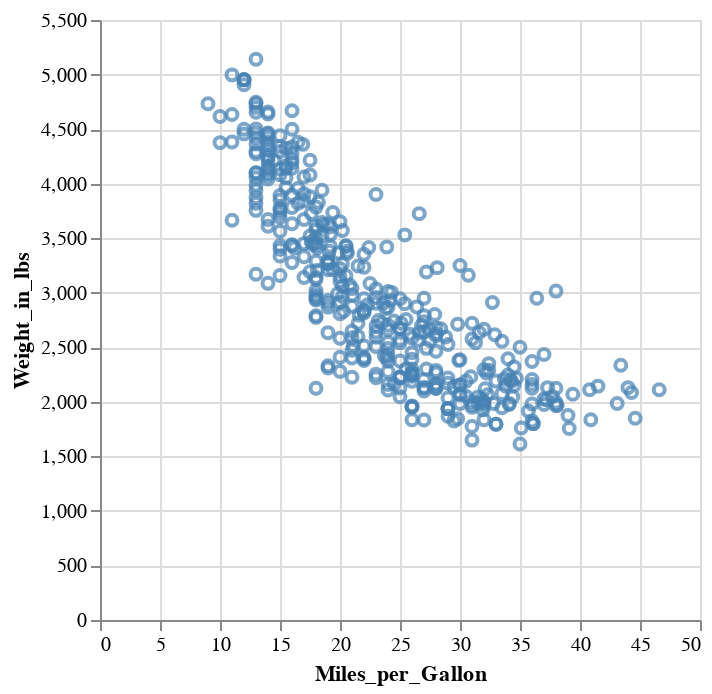

Notebook cell for this chart:
### Code cell
PR.vis.scatterplot(url, "Miles_per_Gallon", "Weight_in_lbs:Q", selection_type="interval")

### Figure 1 — Vega-Lite specification as saved in the notebook (floating-point values rounded to 4 significant figures; data arrays with more than 128 entries replaced by an {"elided": "..."} marker saying what was removed)
{"$schema": "https://vega.github.io/schema/vega-lite/v5.8.0.json", "config": {"view": {"continuousHeight": 300, "continuousWidth": 300}}, "data": {"name": "data-f02450ab61490a1363517a0190416235"}, "datasets": {"data-f02450ab61490a1363517a0190416235": {"elided": "406 records"}}, "encoding": {"color": {"condition": {"param": "selector", "value": "steelblue"}, "value": "gray"}, "x": {"field": "Miles_per_Gallon", "type": "quantitative"}, "y": {"field": "Weight_in_lbs", "type": "quantitative"}}, "mark": {"type": "point"}, "params": [{"name": "selector", "select": {"encodings": ["x", "y"], "type": "interval"}}]}
